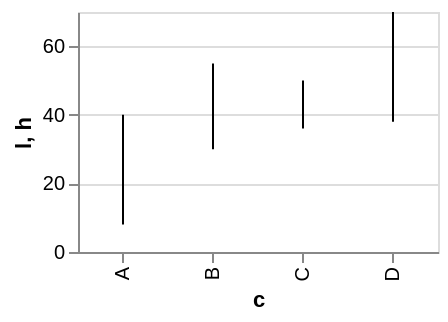

This figure's Vega-Lite source:
### Vega-Lite specification from a JSON file in a GitHub repository (floating-point values rounded to 4 significant figures)
{"width": 180, "height": 120, "data": {"values": [{"c": "A", "v": 30, "lo": 10, "hi": 45, "g": "x", "o": 28, "cl": 34, "h": 40, "l": 8}, {"c": "B", "v": 52, "lo": 25, "hi": 60, "g": "x", "o": 34, "cl": 48, "h": 55, "l": 30}, {"c": "C", "v": 41, "lo": 18, "hi": 55, "g": "y", "o": 48, "cl": 40, "h": 50, "l": 36}, {"c": "D", "v": 66, "lo": 40, "hi": 80, "g": "y", "o": 40, "cl": 63, "h": 70, "l": 38}]}, "mark": "rule", "encoding": {"x": {"field": "c", "type": "nominal", "sort": null}, "y": {"field": "l", "type": "quantitative"}, "y2": {"field": "h"}}}
